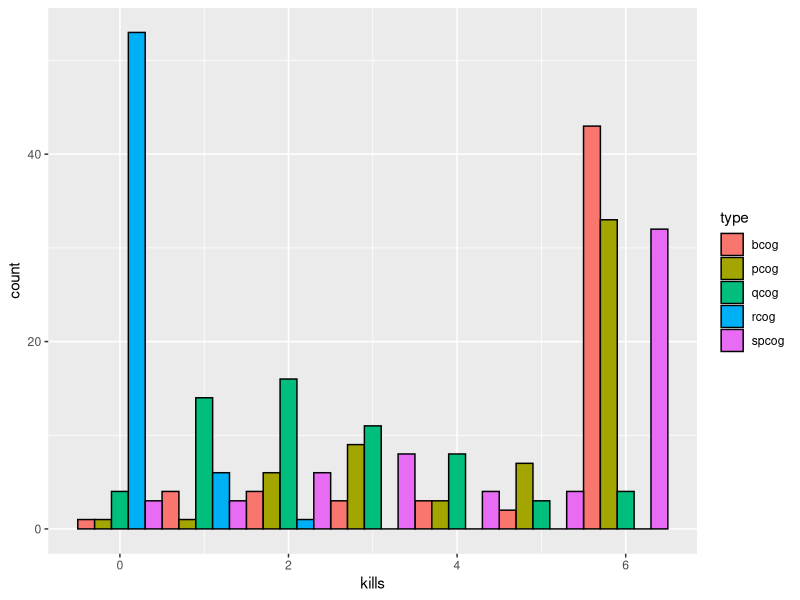
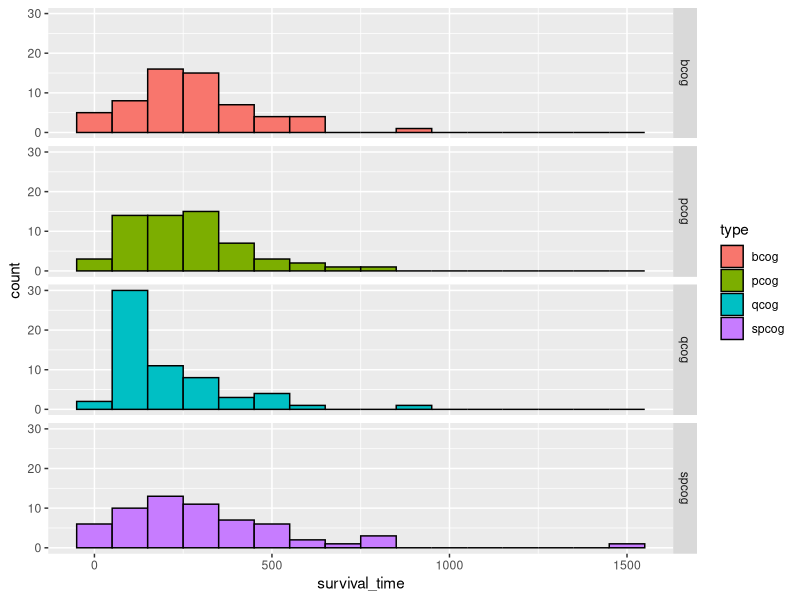
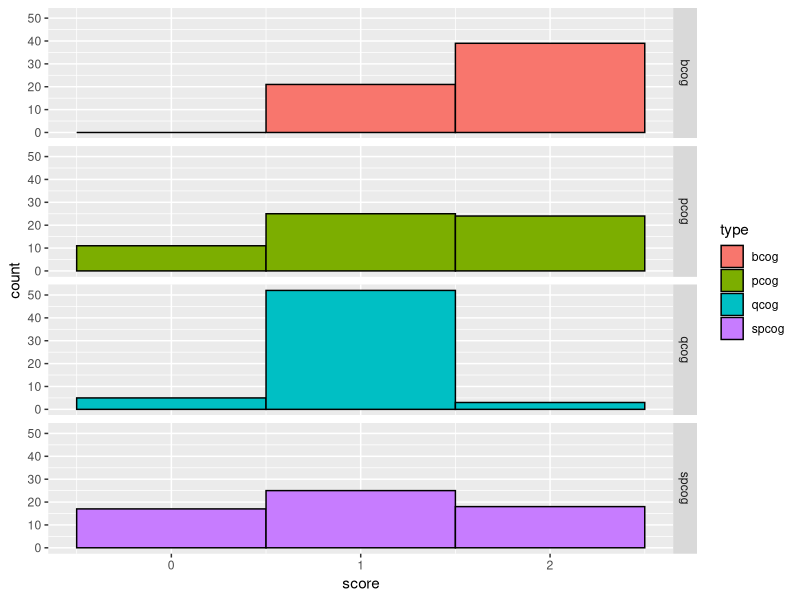
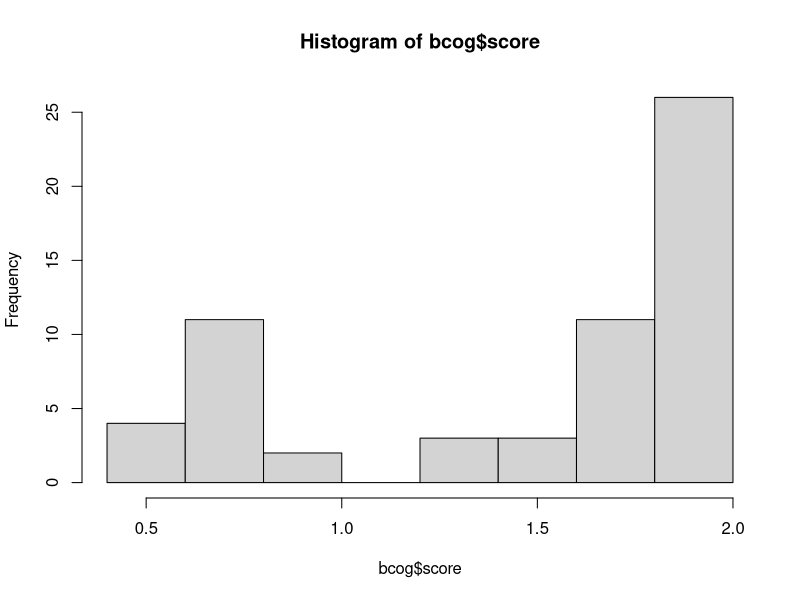
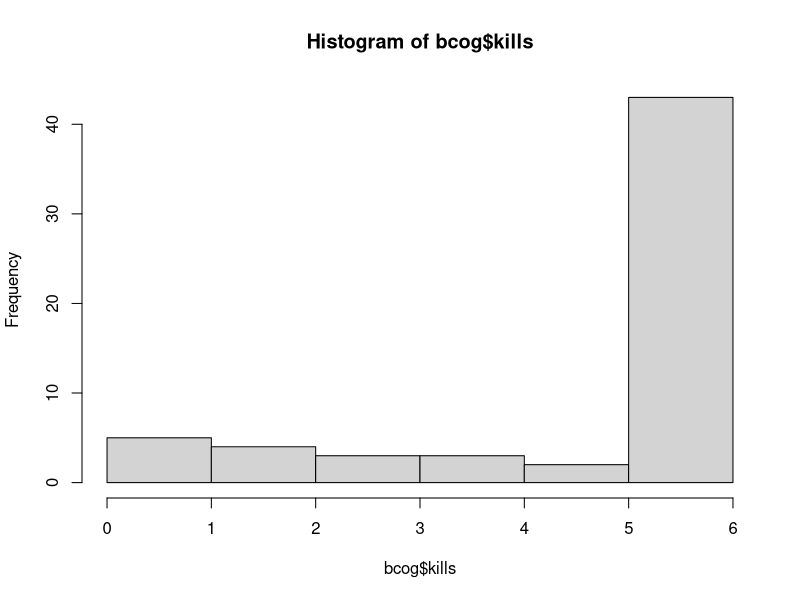
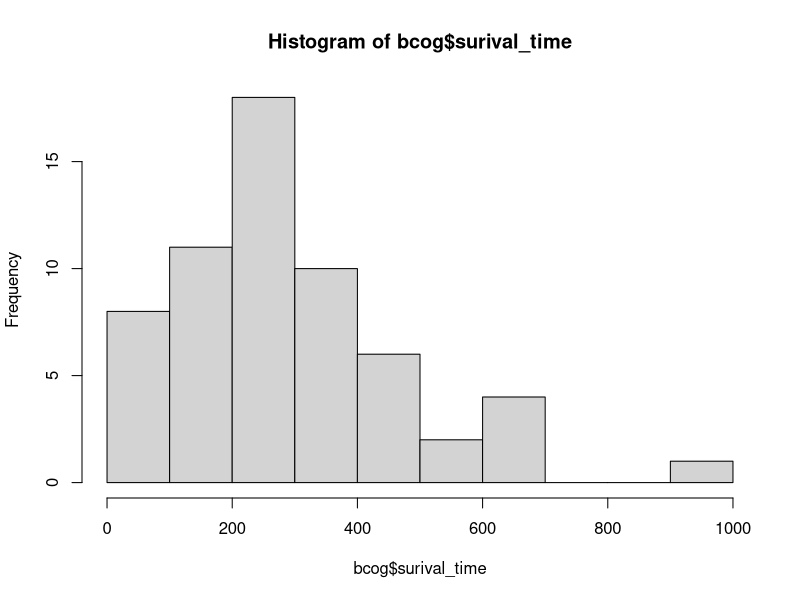
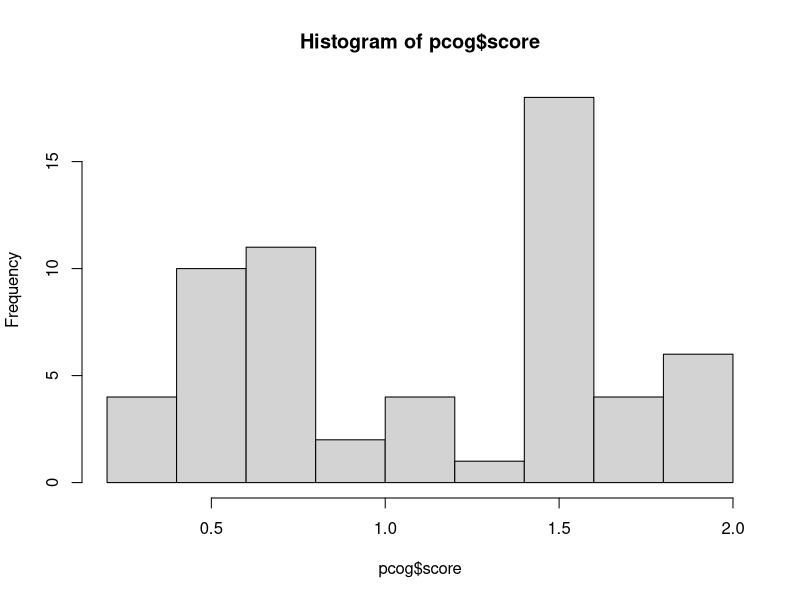
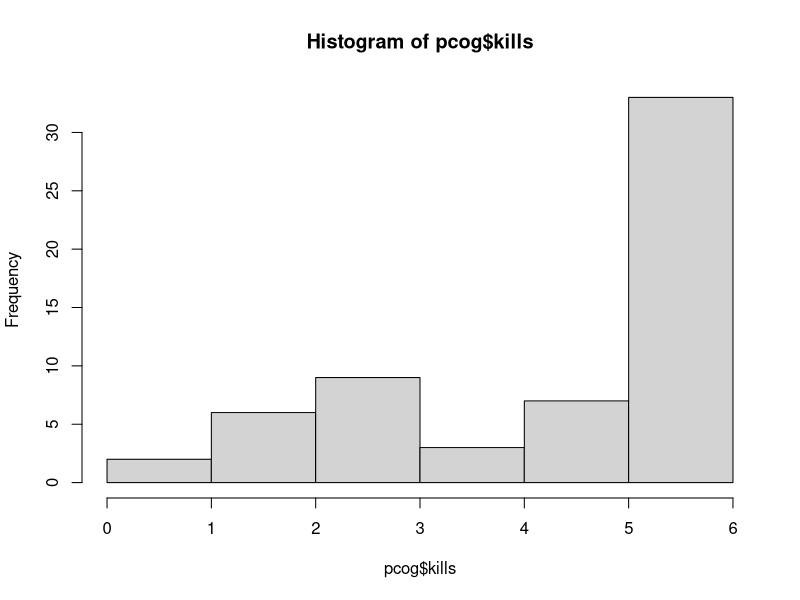

Source code (R) for these figures, in order:
install.packages("knitr")
install.packages("ggplot2", dependencies = TRUE)

library(ggplot2)
library(knitr)

bcog <- read.csv("bcog/processed_results.csv")
pcog <- read.csv("pcog/processed_results.csv")
rcog <- read.csv("rcog/processed_results.csv")
qcog <- read.csv("qcog/processed_results.csv")
spcog <- read.csv("StaticPOMDP/processed_results.csv")

kframe <- rbind(data.frame(fill="blue", kills=bcog$kills, type="bcog"),
            data.frame(fill="green", kills=pcog$kills, type="pcog"),
            data.frame(fill="pink", kills=spcog$kills, type="spcog"),
            data.frame(fill="orange", kills=qcog$kills, type="qcog"),
            data.frame(fill="red", kills=rcog$kills, type="rcog"))

ggplot(kframe, aes(x=kills, fill=type)) +
  geom_histogram(binwidth=1, colour="black", position="dodge")

svframe <- rbind(data.frame(fill="blue", survival_time=bcog$surival_time, type="bcog"),
                data.frame(fill="green", survival_time=pcog$surival_time, type="pcog"),
                data.frame(fill="pink", survival_time=spcog$surival_time, type="spcog"),
                data.frame(fill="orange", survival_time=qcog$surival_time, type="qcog"))

ggplot(svframe, aes(x=survival_time, fill=type)) +
  geom_histogram(binwidth=100, colour="black", position="dodge") +
  facet_grid(type~.)

sframe <- rbind(data.frame(fill="blue", score=bcog$score, type="bcog"),
                data.frame(fill="green", score=pcog$score, type="pcog"),
                data.frame(fill="pink", score=spcog$score, type="spcog"),
                data.frame(fill="orange", score=qcog$score, type="qcog"))

ggplot(sframe, aes(x=score, fill=type)) +
  geom_histogram(binwidth=1, colour="black", position="dodge") +
  facet_grid(type~.)

shapiro.test(bcog$kills)
shapiro.test(bcog$surival_time)
shapiro.test(bcog$score)

hist(bcog$score)
hist(bcog$kills)
hist(bcog$surival_time)

shapiro.test(pcog$kills)
shapiro.test(pcog$surival_time)
shapiro.test(pcog$score)

hist(pcog$score)
hist(pcog$kills)
hist(pcog$surival_time)

shapiro.test(spcog$kills)
shapiro.test(spcog$surival_time)
shapiro.test(spcog$score)
hist(spcog$score)
hist(spcog$kills)
hist(spcog$surival_time)

ks.test(bcog$kills, pcog$kills)
ks.test(bcog$kills, rcog$kills)
ks.test(bcog$kills, spcog$kills)
ks.test(rcog$kills, pcog$kills)
ks.test(pcog$kills, spcog$kills)
ks.test(pcog$kills, qcog$kills)

ks.test(bcog$surival_time, pcog$surival_time)
ks.test(bcog$surival_time, rcog$surival_time)
ks.test(bcog$surival_time, spcog$surival_time)
ks.test(rcog$surival_time, pcog$surival_time)
ks.test(pcog$surival_time, spcog$surival_time)
ks.test(pcog$surival_time, qcog$surival_time)

ks.test(bcog$score, pcog$score)
ks.test(bcog$score, rcog$score)
ks.test(bcog$score, spcog$score)
ks.test(rcog$score, pcog$score)
ks.test(pcog$score, spcog$score)
ks.test(spcog$score, qcog$score)
ks.test(qcog$score, pcog$score)

summary(pcog$kills)
summary(spcog$kills)
summary(bcog$kills)
summary(qcog$kills)
summary(rcog$kills)

summary(pcog$score)
summary(spcog$score)
summary(bcog$score)
summary(qcog$score)
summary(rcog$score)

summary(pcog$surival_time)
summary(spcog$surival_time)
summary(bcog$surival_time)
summary(qcog$surival_time)
summary(rcog$surival_time)

# Means
mean(pcog$kills)
mean(spcog$kills)
mean(bcog$kills)
mean(qcog$kills)
mean(rcog$kills)

mean(pcog$score)
mean(spcog$score)
mean(bcog$score)
mean(qcog$score)
mean(rcog$score)

mean(pcog$surival_time)
mean(spcog$surival_time)
mean(bcog$surival_time)
mean(qcog$surival_time)
mean(rcog$surival_time)
